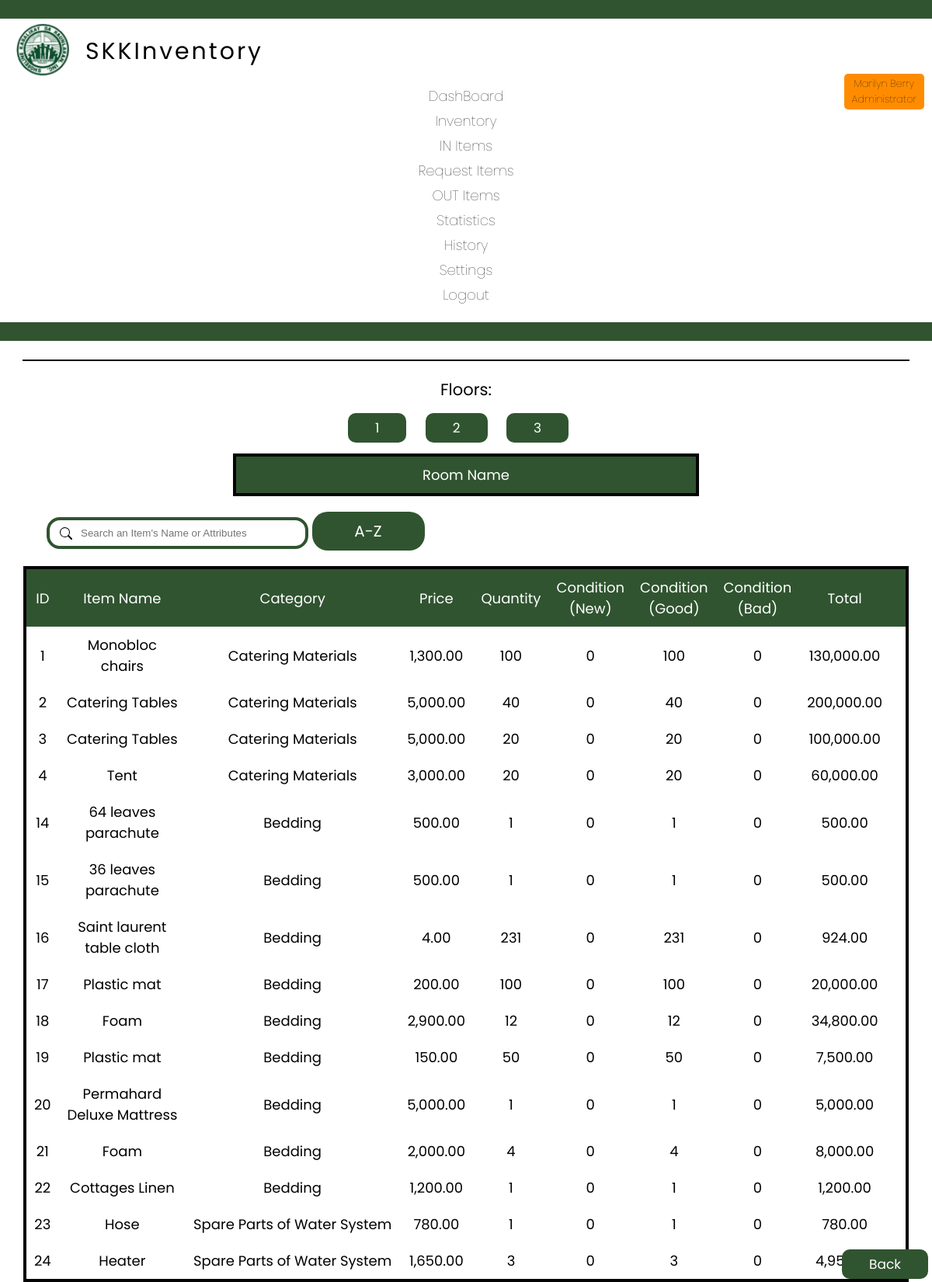
Page /room.php (signed in) on the earlier database version.
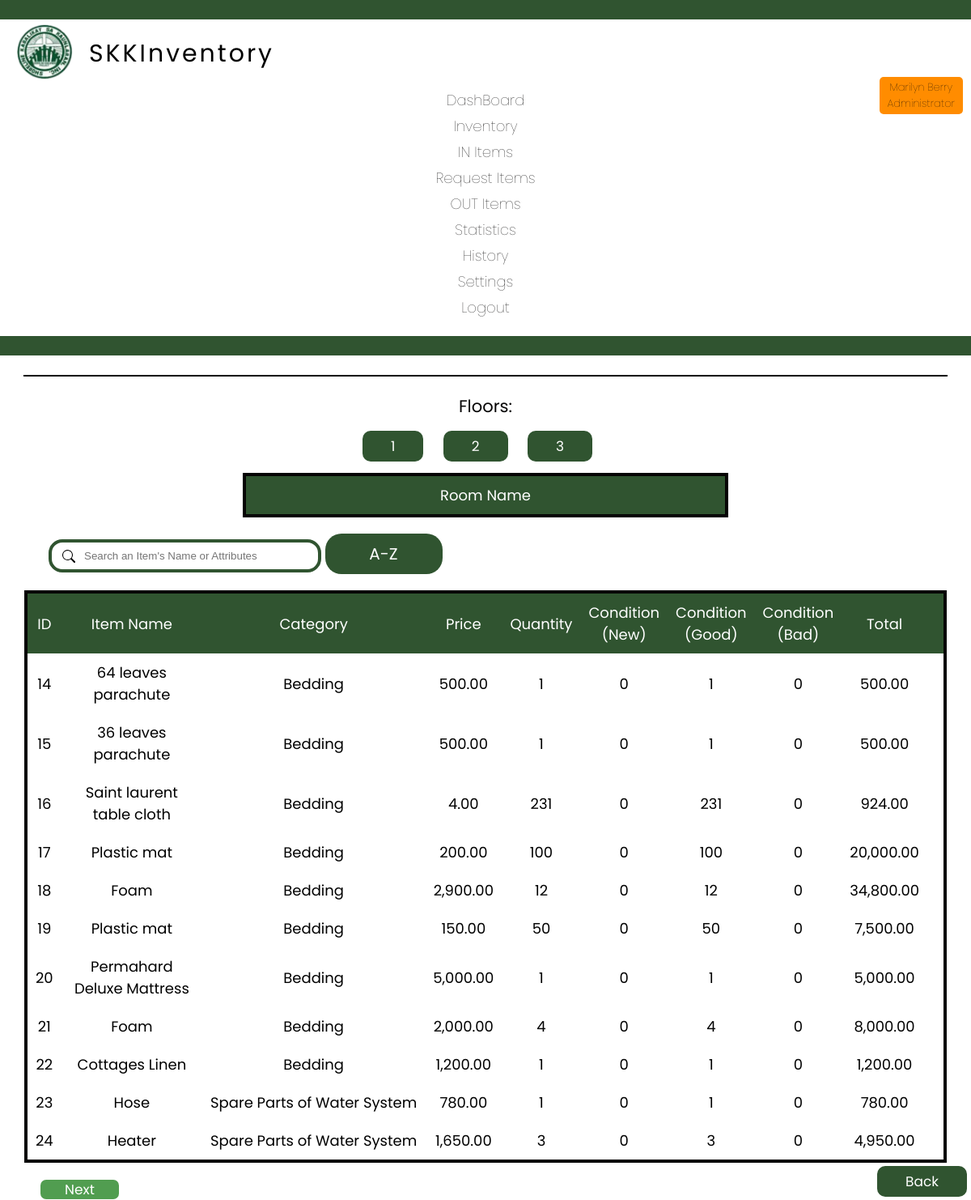
Same page on the later database version.
### tables this page shows
CREATE TABLE `inventory` (
  `id` int(10) NOT NULL AUTO_INCREMENT,
  `product_name` varchar(100) NOT NULL,
  `category` varchar(30) NOT NULL,
  `price` int(20) NOT NULL,
  `unit` varchar(20) NOT NULL,
  `quantity` int(11) NOT NULL,
  `condition_new` int(10) NOT NULL,
  `condition_good` int(10) NOT NULL,
  `condition_bad` int(10) NOT NULL,
  `brand` varchar(50) NOT NULL,
  `color` varchar(20) NOT NULL,
  `size` varchar(20) NOT NULL,
  `shape` varchar(20) NOT NULL,
  `life` varchar(20) NOT NULL,
  `total` int(20) NOT NULL,
  `user` varchar(100) NOT NULL,
  `date` date NOT NULL,
  `building` int(20) NOT NULL,
  `floor` int(11) NOT NULL,
  `room` int(20) NOT NULL,
  `remarks` varchar(1000) NOT NULL,
  PRIMARY KEY (`id`)
);

### room.php (the view, shortened to what the changed rows need)
<?php
include 'connect.php';
$sql = "SELECT
            b.name AS building_name,
            GROUP_CONCAT(r.name ORDER BY r.name ASC SEPARATOR ', ') AS room_names
        FROM
            building b
        LEFT JOIN
            room r ON b.id = r.id_building
        WHERE
            b.id = ?
        GROUP BY
            b.id, b.name";
?>
<!DOCTYPE html>
<html lang="en">
<head>
    <link rel="stylesheet" type="text/css" href="css/inventory.css">
    <link rel="stylesheet" href="css/footer.css">
    <?php
    $username = $_SESSION['username'];
    if ($_SESSION['username']) {
        if ($username == 'superadmin1' || $username == 'superadmin2') {
            include 'header_superadmin.php';
        } else if ($username == 'admin') {
            include 'header_admin.php';
        } else {
            include 'header.php';
        }
    } else {
        header("Location: index.php");
    } ?>
</head>
<body>
    <hr class="dashhr">
    <h3 class="font edit">Floors:</h3>
    <div class="edit">
        <a class="back" style="text-decoration:none; margin-right:20px;" data-floor="1">1</a>
        <a class="back" style="text-decoration:none; margin-right:20px;" data-floor="2">2</a>
        <a class="back" style="text-decoration:none; margin-right:20px;" data-floor="3">3</a>
    </div>
    <table class="table2" border="1">
        <tr>
            <th>Room Name</th>
        </tr>
    </table>
    <table border="1">
        <tr>
            <th>ID</th>
            <th>Item Name</th>
            <th>Category</th>
            <th>Price</th>
            <th>Quantity</th>
            <th>Condition
                <br>(New)
            </th>
            <th>Condition
                <br>(Good)
            </th>
            <th>Condition
                <br>(Bad)
            </th>
            <th>Total</th>
            <th></th>
        </tr>
        <?php
        $building_id = isset($_GET['building_id']) ? $_GET['building_id'] : 0;
        $floor = isset($_GET['floor']) ? $_GET['floor'] : 0;
        $room = isset($_GET['room']) ? $_GET['room'] : 0;
        $search = isset($_GET['search']) ? $_GET['search'] : '';
        $recordsPerPage = 25;
        $page = isset($_GET['page1']) ? $_GET['page1'] : 1;
        $offset = ($page - 1) * $recordsPerPage;
        $searchTerms = explode(' ', $search);
        $searchConditions = array();
        foreach ($searchTerms as $term) {
            $term = mysqli_real_escape_string($conn, $term);
            $searchConditions[] = "(inventory.product_name LIKE '%$term%'
                           OR inventory.category LIKE '%$term%'
                           OR inventory.brand LIKE '%$term%'
                           OR inventory.color LIKE '%$term%'
                           OR inventory.size LIKE '%$term%'
                           OR inventory.shape LIKE '%$term%')";
        }
        $whereClause = implode(" AND ", $searchConditions) . " AND inventory.building = $building_id AND inventory.room = $room AND inventory.floor = $floor";
        $order = isset($_GET['order']) ? $_GET['order'] : 'ID';
        if ($order == 'ID') {
            $sql = "SELECT inventory.*, building.name AS building, room.name AS room,
       FORMAT(total, 2) AS 'Formatted Total',
       FORMAT(price, 2) AS 'Formatted Price',
       DATE_FORMAT(date, '%M %e, %Y') AS 'Formatted Date'
FROM inventory
LEFT JOIN building ON inventory.building = building.id
LEFT JOIN room ON inventory.room = room.id
WHERE $whereClause
ORDER BY inventory.id
LIMIT $recordsPerPage OFFSET $offset";
        }
        $countQuery = "SELECT COUNT(*) AS total FROM inventory";
        $countResult = $conn->query($countQuery);
        $totalRecords = $countResult->fetch_assoc()['total'];
        $totalPages = ceil($totalRecords / $recordsPerPage);
        $result = mysqli_query($conn, $sql);
        if ($result->num_rows > 0) {
            while ($row = $result->fetch_assoc()) {
                echo '<tr>';
                echo '<td style="padding: 10px;">' . $row['id'] . '</td>';
                echo '<td style="padding: 10px;">' . $row['product_name'] . '</td>';
                echo '<td style="padding: 10px; white-space: nowrap;">' . $row['category'] . '</td>';
                echo '<td style="padding: 10px;">' . $row['Formatted Price'] . '</td>';
                echo '<td style="padding: 10px;">' . $row['quantity'] . '</td>';
                echo '<td style="padding: 10px;">' . $row['condition_new'] . '</td>';
                echo '<td style="padding: 10px;">' . $row['condition_good'] . '</td>';
                echo '<td style="padding: 10px;">' . $row['condition_bad'] . '</td>';
                echo '<td style="padding: 10px;">' . $row['Formatted Total'] . '</td>';
                echo '</tr>';
            }
        } else {
            echo '<tr><td colspan="11">No results found.</td></tr>';
        }
        echo '<div class="search-form">';
        echo '</div>';
        ?>
    </table>
    <?php
    $nextPage = $page + 1;
    $hasMoreRecords = $nextPage <= $totalPages;
    if ($hasMoreRecords) {
        echo '<a style="text-decoration:none; margin-left:50px" class="button2" href="?building_id=' . $building_id . '&floor=' . $floor . '&room=' . $room . '&page1=' . $nextPage . '&page=' . $page . '">Next</a>';
    }
    ?>
    <div class="backpos">
        <footer>
        </footer>
</body>
</html>

Differences in the rows shown:
no longer on this page (row edited): inventory: id "1", product_name "Monobloc chairs", category "Catering Materials", Formatted "1,300.00", quantity "100", condition_new "0", condition_good "100", condition_bad "0", Formatted "130,000.00"
no longer on this page (row edited): inventory: id "2", product_name "Catering Tables", category "Catering Materials", Formatted "5,000.00", quantity "40", condition_new "0", condition_good "40", condition_bad "0", Formatted "200,000.00"
no longer on this page (row edited): inventory: id "3", product_name "Catering Tables", category "Catering Materials", Formatted "5,000.00", quantity "20", condition_new "0", condition_good "20", condition_bad "0", Formatted "100,000.00"
no longer on this page (row edited): inventory: id "4", product_name "Tent", category "Catering Materials", Formatted "3,000.00", quantity "20", condition_new "0", condition_good "20", condition_bad "0", Formatted "60,000.00"
Other differences:
text now shown: "Next"
